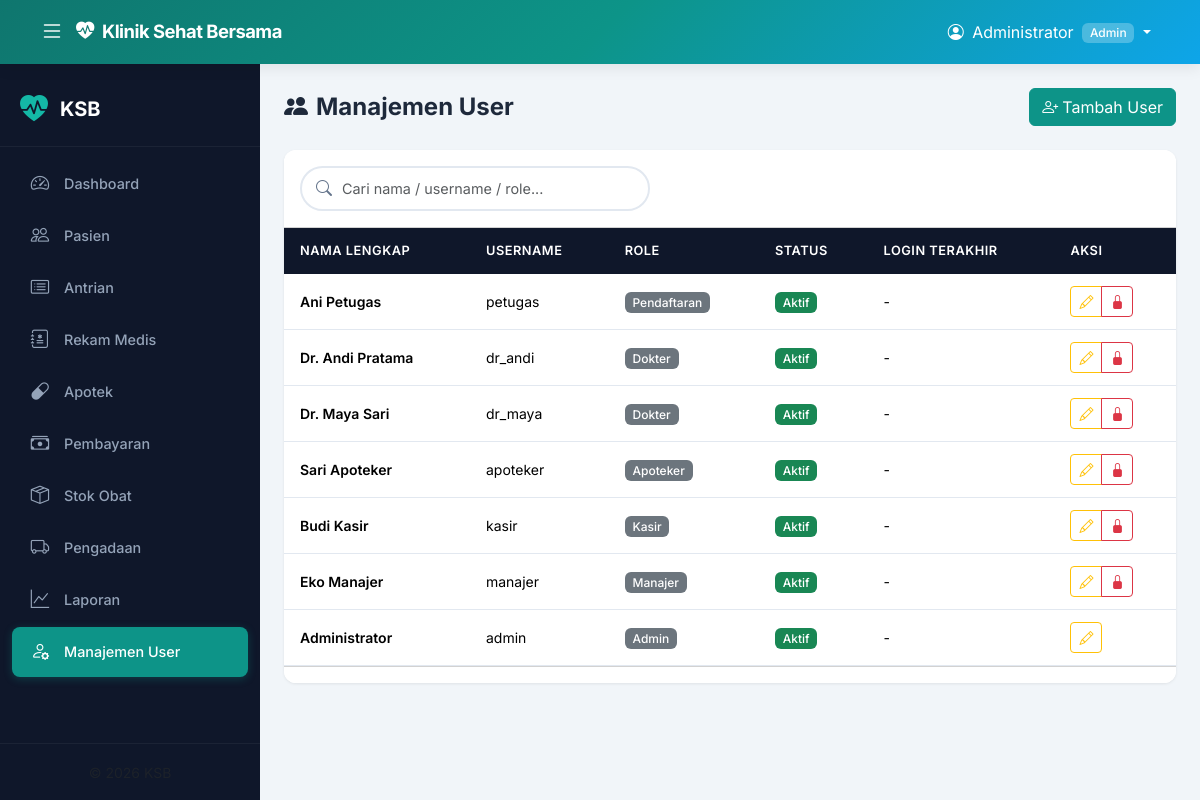
The page /modules/user/index.php (signed in) on the database its author committed.
### tables this page shows
CREATE TABLE IF NOT EXISTS users (
    id_user         INT AUTO_INCREMENT PRIMARY KEY,
    nama            VARCHAR(100) NOT NULL,
    username        VARCHAR(50)  NOT NULL UNIQUE,
    password        VARCHAR(255) NOT NULL,
    role            ENUM('pendaftaran','dokter','apoteker','kasir','manajer','admin') NOT NULL,
    is_active       TINYINT(1) DEFAULT 1,
    last_login      DATETIME NULL,
    created_at      DATETIME DEFAULT CURRENT_TIMESTAMP
);

### includes/functions.php (called while the page is built, shortened)
<?php
function e($s) { return htmlspecialchars($s ?? '', ENT_QUOTES, 'UTF-8'); }
function paginate($pdo, $query, $params, $page, $per_page = 25) {
    $stmt = $pdo->prepare("SELECT COUNT(*) FROM ($query) AS c");
    $stmt->execute($params);
    $total = $stmt->fetchColumn();
    $total_pages = max(1, ceil($total / $per_page));
    $page = max(1, min($page, $total_pages));
    $offset = ($page - 1) * $per_page;
    $stmt = $pdo->prepare($query . " LIMIT $per_page OFFSET $offset");
    $stmt->execute($params);
    return ['data' => $stmt->fetchAll(), 'total' => $total, 'page' => $page, 'per_page' => $per_page, 'total_pages' => $total_pages];
}

### modules/user/index.php (the view, shortened to what this page needs)
<?php
require_once __DIR__ . '/../../includes/header.php';
$search = $_GET['search'] ?? '';
$page = (int)($_GET['page'] ?? 1);
$query = "SELECT * FROM users";
$params = [];
$query .= " ORDER BY role, nama";
$result = paginate($pdo, $query, $params, $page, 20);
?>
<div class="page-header">
    <h1><i class="bi bi-people-fill me-2"></i>Manajemen User</h1>
    <a href="tambah.php" class="btn btn-primary"><i class="bi bi-person-plus me-1"></i>Tambah User</a>
</div>
<div class="card">
    <div class="card-header bg-white py-3">
        <form method="GET" class="search-box" style="max-width:350px;">
            <i class="bi bi-search search-icon"></i>
            <input type="text" name="search" class="form-control" placeholder="Cari nama / username / role..." value="<?= e($search) ?>">
        </form>
    </div>
    <div class="card-body p-0">
        <div class="table-responsive">
            <table class="table mb-0">
                <thead><tr><th>Nama Lengkap</th><th>Username</th><th>Role</th><th>Status</th><th>Login Terakhir</th><th>Aksi</th></tr></thead>
                <tbody>
                <?php if (empty($result['data'])): ?>
                    <tr><td colspan="6" class="text-center py-4 text-muted">Data user tidak ditemukan.</td></tr>
                <?php else: ?>
                    <?php foreach ($result['data'] as $u): ?>
                    <tr>
                        <td class="fw-semibold"><?= e($u['nama']) ?></td>
                        <td><?= e($u['username']) ?></td>
                        <td><span class="badge bg-secondary"><?= ucfirst($u['role']) ?></span></td>
                        <td>
                            <?php if ($u['is_active']): ?>
                                <span class="badge bg-success">Aktif</span>
                            <?php else: ?>
                                <span class="badge bg-danger">Nonaktif</span>
                            <?php endif; ?>
                        </td>
                        <td><?= $u['last_login'] ? date('d/m/Y H:i', strtotime($u['last_login'])) : '-' ?></td>
                        <td>
                            <div class="btn-group btn-group-sm">
                                <a href="edit.php?id=<?= $u['id_user'] ?>" class="btn btn-outline-warning" title="Edit"><i class="bi bi-pencil"></i></a>
                                <?php if ($u['id_user'] != $_SESSION['user_id']): ?>
                                    <?php if ($u['is_active']): ?>
                                        <a href="aksi.php?action=toggle&id=<?= $u['id_user'] ?>" class="btn btn-outline-danger" title="Nonaktifkan" data-confirm="Nonaktifkan user ini?"><i class="bi bi-lock-fill"></i></a>
                                    <?php else: ?>
                                        <a href="aksi.php?action=toggle&id=<?= $u['id_user'] ?>" class="btn btn-outline-success" title="Aktifkan" data-confirm="Aktifkan user ini?"><i class="bi bi-unlock-fill"></i></a>
                                    <?php endif; ?>
                                <?php endif; ?>
                            </div>
                        </td>
                    </tr>
                    <?php endforeach; ?>
                <?php endif; ?>
                </tbody>
            </table>
        </div>
    </div>
    <div class="card-footer bg-white text-center">
    </div>
</div>
<?php require_once __DIR__ . '/../../includes/footer.php'; ?>

### includes/header.php (shortened to what this page needs)
<?php
require_once __DIR__ . '/../config/database.php';
require_once __DIR__ . '/functions.php';
$current_dir = basename(dirname($_SERVER['SCRIPT_FILENAME']));
?>
<!DOCTYPE html>
<html lang="id">
<head>
    <link href="https://cdn.jsdelivr.net/npm/bootstrap@5.3.3/dist/css/bootstrap.min.css" rel="stylesheet">
    <link href="https://cdn.jsdelivr.net/npm/bootstrap-icons@1.11.3/font/bootstrap-icons.min.css" rel="stylesheet">
    <link href="<?= BASE_URL ?>/assets/css/style.css" rel="stylesheet">
</head>
<body>
    <nav class="navbar navbar-expand-lg navbar-main fixed-top">
        <div class="container-fluid">
            <button class="btn btn-link text-white sidebar-toggle me-2" id="sidebarToggle">
                <i class="bi bi-list fs-4"></i>
            </button>
            <a class="navbar-brand" href="<?= BASE_URL ?>/dashboard/">
                <i class="bi bi-heart-pulse-fill me-2"></i>Klinik Sehat Bersama
            </a>
            <div class="ms-auto d-flex align-items-center">
                <div class="dropdown">
                    <button class="btn btn-link text-white dropdown-toggle text-decoration-none" data-bs-toggle="dropdown">
                        <i class="bi bi-person-circle me-1"></i>
                        <?= e($_SESSION['user_nama'] ?? 'User') ?>
                        <span class="badge bg-white bg-opacity-25 ms-1"><?= e(ucfirst($_SESSION['user_role'] ?? '')) ?></span>
                    </button>
                </div>
            </div>
        </div>
    </nav>
    <?php include __DIR__ . '/sidebar.php'; ?>
    <main class="main-content" id="mainContent">
        <div class="container-fluid p-4">

### includes/sidebar.php
<?php
$role = $_SESSION['user_role'] ?? '';
$menus = [];
if (in_array($role, ['admin', 'pendaftaran'])) {
    $menus[] = ['label' => 'Pasien', 'icon' => 'bi-people', 'url' => BASE_URL . '/modules/pasien/', 'dir' => 'pasien'];
}
if (in_array($role, ['admin', 'pendaftaran'])) {
    $menus[] = ['label' => 'Antrian', 'icon' => 'bi-card-list', 'url' => BASE_URL . '/modules/antrian/', 'dir' => 'antrian'];
}
if (in_array($role, ['admin', 'dokter'])) {
    $menus[] = ['label' => 'Rekam Medis', 'icon' => 'bi-journal-medical', 'url' => BASE_URL . '/modules/rekam_medis/', 'dir' => 'rekam_medis'];
}
if (in_array($role, ['admin', 'apoteker'])) {
    $menus[] = ['label' => 'Apotek', 'icon' => 'bi-capsule', 'url' => BASE_URL . '/modules/apotek/', 'dir' => 'apotek'];
}
if (in_array($role, ['admin', 'kasir'])) {
    $menus[] = ['label' => 'Pembayaran', 'icon' => 'bi-cash-stack', 'url' => BASE_URL . '/modules/pembayaran/', 'dir' => 'pembayaran'];
}
if (in_array($role, ['admin', 'apoteker'])) {
    $menus[] = ['label' => 'Stok Obat', 'icon' => 'bi-box-seam', 'url' => BASE_URL . '/modules/stok/', 'dir' => 'stok'];
}
if (in_array($role, ['admin','apoteker', 'manajer'])){
    $menus[] = ['label' => 'Pengadaan', 'icon' => 'bi-truck', 'url' => BASE_URL . '/modules/pengadaan/', 'dir' => 'pengadaan'];
}
if (in_array($role, ['admin', 'manajer'])) {
    $menus[] = ['label' => 'Laporan', 'icon' => 'bi-graph-up', 'url' => BASE_URL . '/modules/laporan/', 'dir' => 'laporan'];
}
if ($role === 'admin') {
    $menus[] = ['label' => 'Manajemen User', 'icon' => 'bi-person-gear', 'url' => BASE_URL . '/modules/user/', 'dir' => 'user'];
}
?>
<aside class="sidebar" id="sidebar">
    <div class="sidebar-header">
        <i class="bi bi-heart-pulse-fill fs-3"></i>
        <span class="sidebar-brand">KSB</span>
    </div>
    <ul class="sidebar-nav">
        <li class="sidebar-item">
            <a href="<?= BASE_URL ?>/dashboard/" class="sidebar-link <?= $current_dir === 'dashboard' ? 'active' : '' ?>">
                <i class="bi bi-speedometer2"></i><span>Dashboard</span>
            </a>
        </li>
        <?php foreach ($menus as $m): ?>
        <li class="sidebar-item">
            <a href="<?= $m['url'] ?>" class="sidebar-link <?= $current_dir === $m['dir'] ? 'active' : '' ?>">
                <i class="bi <?= $m['icon'] ?>"></i><span><?= $m['label'] ?></span>
            </a>
        </li>
        <?php endforeach; ?>
    </ul>
    <div class="sidebar-footer">
        <small class="text-muted">&copy; 2026 KSB</small>
    </div>
</aside>

### includes/footer.php (shortened to what this page needs)
        </div>
    </main>
</body>
</html>

### assets/css/style.css (style rules this page uses)
:root { --primary: #0d9488; --primary-dark: #0f766e; --primary-light: #14b8a6; --accent: #0ea5e9; --accent-dark: #0284c7; --sidebar-bg: #0f172a; --sidebar-hover: #1e293b; --sidebar-active: #0d9488; --navbar-bg: linear-gradient(135deg, #0f766e 0%, #0d9488 50%, #0ea5e9 100%); --body-bg: #f1f5f9; --card-bg: #ffffff; --text-primary: #1e293b; --text-secondary: #64748b; --border-color: #e2e8f0; --shadow-sm: 0 1px 3px rgba(0,0,0,0.08); --shadow-md: 0 4px 14px rgba(0,0,0,0.08); --shadow-lg: 0 10px 30px rgba(0,0,0,0.1); --radius: 12px; --radius-sm: 8px; --sidebar-width: 260px; --navbar-height: 64px; --transition: all 0.3s cubic-bezier(0.4, 0, 0.2, 1); }
* { margin: 0; padding: 0; box-sizing: border-box; }
body { font-family: 'Inter', -apple-system, BlinkMacSystemFont, sans-serif; background: var(--body-bg); color: var(--text-primary); overflow-x: hidden; }
.navbar-main { background: var(--navbar-bg); height: var(--navbar-height); padding: 0 1.5rem; box-shadow: var(--shadow-md); z-index: 1040; backdrop-filter: blur(10px); }
.navbar-brand { color: #fff !important; font-weight: 700; font-size: 1.15rem; letter-spacing: -0.5px; }
.sidebar-toggle { border: none; padding: 0.25rem; }
.sidebar { position: fixed; top: var(--navbar-height); left: 0; width: var(--sidebar-width); height: calc(100vh - var(--navbar-height)); background: var(--sidebar-bg); overflow-y: auto; z-index: 1030; transition: var(--transition); display: flex; flex-direction: column; }
.sidebar-header { padding: 1.5rem 1.25rem 1rem; color: var(--primary-light); display: flex; align-items: center; gap: 0.75rem; border-bottom: 1px solid rgba(255,255,255,0.05); }
.sidebar-brand { font-weight: 700; font-size: 1.25rem; color: #fff; }
.sidebar-nav { list-style: none; padding: 0.75rem 0.75rem; flex: 1; }
.sidebar-item { margin-bottom: 2px; }
.sidebar-link { display: flex; align-items: center; gap: 0.75rem; padding: 0.7rem 1rem; color: #94a3b8; text-decoration: none; border-radius: var(--radius-sm); transition: var(--transition); font-size: 0.9rem; font-weight: 500; }
.sidebar-link.active { color: #fff; background: var(--sidebar-active); box-shadow: 0 2px 8px rgba(13,148,136,0.3); }
.sidebar-link i { font-size: 1.15rem; width: 1.5rem; text-align: center; }
.sidebar-footer { padding: 1rem 1.25rem; border-top: 1px solid rgba(255,255,255,0.05); text-align: center; }
.main-content { margin-left: var(--sidebar-width); margin-top: var(--navbar-height); min-height: calc(100vh - var(--navbar-height)); transition: var(--transition); }
.card { border: none; border-radius: var(--radius); box-shadow: var(--shadow-sm); transition: var(--transition); overflow: hidden; }
.table { font-size: 0.875rem; }
.table thead th { background: var(--sidebar-bg); color: #fff; font-weight: 600; font-size: 0.8rem; text-transform: uppercase; letter-spacing: 0.5px; padding: 0.85rem 1rem; border: none; }
.table tbody td { padding: 0.75rem 1rem; vertical-align: middle; border-color: var(--border-color); }
.table tbody tr { transition: var(--transition); }
.btn-primary { background: var(--primary); border-color: var(--primary); }
.page-header { display: flex; justify-content: space-between; align-items: center; margin-bottom: 1.5rem; flex-wrap: wrap; gap: 1rem; }
.page-header h1 { font-size: 1.5rem; font-weight: 700; color: var(--text-primary); margin: 0; }
.search-box { position: relative; }
.search-box input { padding-left: 2.5rem; border-radius: 50px; border: 2px solid var(--border-color); transition: var(--transition); }
.search-box .search-icon { position: absolute; left: 1rem; top: 50%; transform: translateY(-50%); color: var(--text-secondary); }
.badge { font-weight: 500; font-size: 0.75rem; padding: 0.35em 0.65em; border-radius: 6px; }
.fade-in { animation: fadeInUp 0.4s ease forwards; }
.form-control, .form-select { border-radius: var(--radius-sm); border: 2px solid var(--border-color); padding: 0.6rem 0.9rem; font-size: 0.9rem; transition: var(--transition); }

### rows shown on the page
users: nama "Ani Petugas", username "petugas", role "Pendaftaran", is_active "Aktif"
users: nama "Dr. Andi Pratama", username "dr_andi", role "Dokter", is_active "Aktif"
users: nama "Dr. Maya Sari", username "dr_maya", role "Dokter", is_active "Aktif"
users: nama "Sari Apoteker", username "apoteker", role "Apoteker", is_active "Aktif"
users: nama "Budi Kasir", username "kasir", role "Kasir", is_active "Aktif"
users: nama "Eko Manajer", username "manajer", role "Manajer", is_active "Aktif"
users: nama "Administrator", username "admin", role "Admin", is_active "Aktif"

### other values the page prints
$_SESSION['user_nama'] "Administrator"
$_SESSION['user_role'] "Admin"
$m['label'] "Pasien"
$m['label'] "Antrian"
$m['label'] "Rekam Medis"
$m['label'] "Apotek"
$m['label'] "Pembayaran"
$m['label'] "Stok Obat"
$m['label'] "Pengadaan"
$m['label'] "Laporan"
$m['label'] "Manajemen User"
